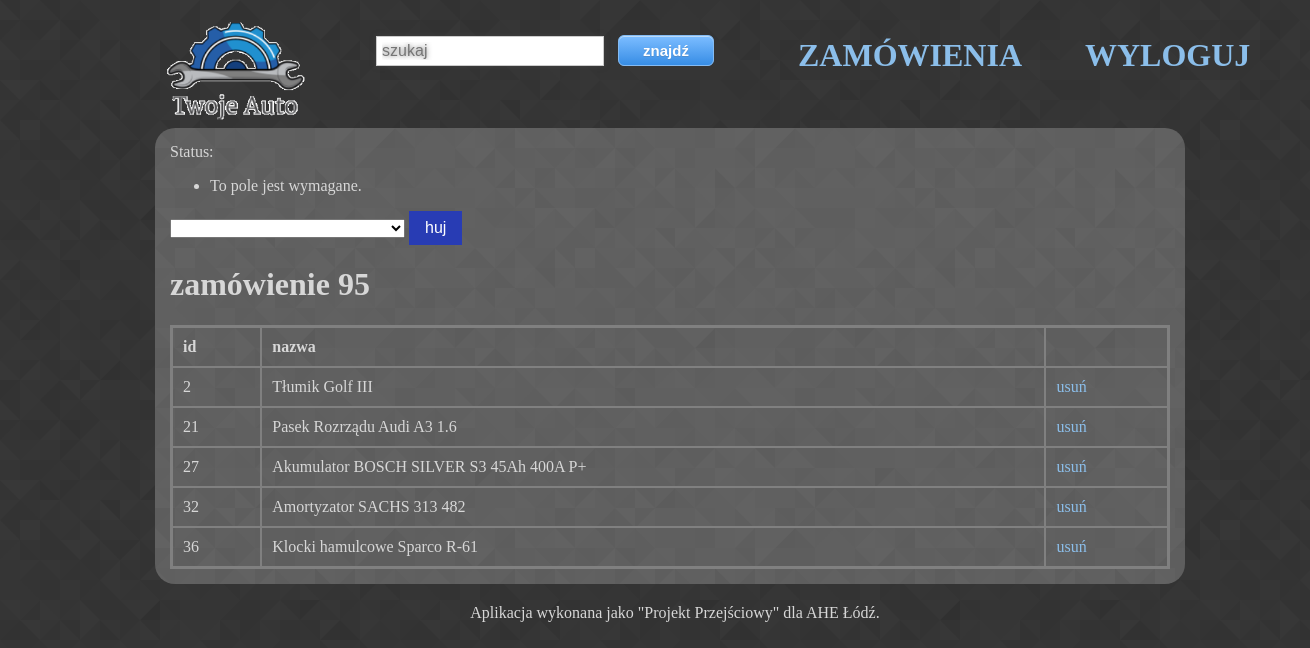
The app's page /cart/ (signed in) with its own data.
### koszyk/models.py (models this page shows)
class Cart(models.Model):
    products = models.ManyToManyField(Produkty, blank=True)
    total = models.DecimalField(max_digits=10, decimal_places=2, null=True, blank=True,default=0)
    Statusy = models.TextChoices('Statusy', 'NOWE ZAPISANE WYSŁANE GOTOWE BRAK_MOŻLIWOŚCI_REALIZACJI ZREALIZOWANE ARCHIWALNE')
    Statusy_m = models.TextChoices('Statusy_m','WYSŁANE GOTOWE BRAK_MOŻLIWOŚCI_REALIZACJI')
    status = models.CharField(default='NOWE', blank=0, choices=Statusy.choices, max_length=30)
    created_at = models.DateTimeField(auto_now_add=True)
    updated_at = models.DateTimeField(auto_now=True)
    class Meta:
        verbose_name = "Zamówienie"
        verbose_name_plural = "Zamówienia"

### produkty/models.py (models this page shows, shortened)
class Produkty(models.Model):
    n_cz    = 876543
    nazwa   = models.CharField(max_length=60)
    opis    = models.TextField(blank=True)
    cena    = models.DecimalField(max_digits=99999 ,decimal_places=2)
    producent = models.ForeignKey(Producent,on_delete=models.CASCADE,blank=True,null=True)
    kategoria = models.ForeignKey(Kategoria,on_delete=models.CASCADE,blank=True,null=True)
    obraz   = models.FileField(upload_to='', blank=True)
    created = models.DateTimeField(auto_now_add=True)
    updated = models.DateTimeField(auto_now=True)
    stan    = models.PositiveIntegerField(validators=[MinValueValidator(1)])
    numer   = models.IntegerField(default= 0 ,unique=False,blank=True, null=True)
    regał_wygory = models.TextChoices('regały', 'Regał_1 Regał_2 Regał_3 Regał_4')
    lokacja_x_wybory = models.TextChoices('lokacje', 'slot_1 slot_2 slot_3 slot_4 slot_5 slot_6 slot_7 slot_8')
    półka_wybory = models.TextChoices('półki', 'Półka_1 Półka_2 Półka_3 Półka_4')
    regał = models.CharField(default='Regał_1', blank=True, choices=regał_wygory.choices, max_length=30)
    półka = models.CharField(default='Półka_3', blank=False, choices=półka_wybory.choices, max_length=30)
    lokacja_x = models.CharField(default='slot_1', blank=True, choices=lokacja_x_wybory.choices, max_length=30)
    class Meta:
        verbose_name        = "Produkt"
        verbose_name_plural = "Produkty"

### koszyk/views.py (the view)
# urls.py: path('cart/', view, name='cart'),
def view(request):
    cart = Cart.objects.all()[0]  # koszyk1
    kats = Kategoria.objects.all()
    form_f = Status_f(request.POST)
    if form_f.is_valid():
        return redirect("magazyn")
    context = {"cart": cart, "kats": kats, "form_f": form_f}
    template = "cart/cart.html"
    return render(request, template, context)

### koszyk/forms.py
class Status_f(forms.Form):
    my_choices = [('filtrowanie',''),('all','all'),('NOWE', 'NOWE'),
                  ('ZAPISANE', 'ZAPISANE'),('WYSŁANE', 'WYSŁANE'),
                  ('GOTOWE', 'GOTOWE'),('BRAK_MOŻLIWOŚCI_REALIZACJI','BRAK_MOŻLIWOŚCI_REALIZACJI'),
                  ('ARCHIWALNE','ARCHIWALNE')]
    status = forms.ChoiceField(choices=my_choices, widget = forms.Select(attrs={'onchange': 'submit()'}))

### produkty/templates/cart/cart.html (shortened to what this page needs)
{% extends 'produkty/baza.html' %}
{% block contents %}
 <form  method="POST"> {% csrf_token %}
        {{ form_f.as_table }}
        <input type="submit" value="huj" />
    </form>
{% if cart %}
    <h1>zamówienie {{cart.id}} </h1>
    <table >
        <tr>
            <th style="width=20px">id</th>
            <th>nazwa</th>
        </tr>
    {% for item in cart.products.all %}
        <tr>
            <td>{{ item.id }}</td>
            <td>{{ item.nazwa }}</td>
            <td><a href="{% url 'remove_from_cart' item.id %}">usuń</a></td>
        </tr>
    {% endfor %}
    </table>
{% else %}
    BRAK ZAMÓWIEŃ
{% endif %}
{% endblock contents %}

### produkty/static/produkty/style.css (style rules this page uses)
body { background-color:rgb(180,210,250); background-image: url("prism.png"); color:rgb(215,215,215); font-family: "Trebuchet MS"; }
input[type=submit] { background-color:rgb(40,60,180); border: none; color: white; padding: 8px 16px; text-align: center; text-decoration: none; display: inline-block; font-size: 16px; margin: 0px 0px; cursor: pointer; float: auto; }
a { text-decoration:none; color:rgb(139, 190, 234); }
table { margin-left:auto; margin-right:auto; position : ; width : 100%; border: 3px solid gray; border-collapse: collapse; padding: 10px; text-align: left; }
th, td { border: 2px solid gray; padding: 10px; text-align: left; }
th { height: 40px; }

### records on screen
Cart: id "95"
Produkty: id "2", nazwa "Tłumik Golf III"
Produkty: id "21", nazwa "Pasek Rozrządu Audi A3 1.6"
Produkty: id "27", nazwa "Akumulator BOSCH SILVER S3 45Ah 400A P+"
Produkty: id "32", nazwa "Amortyzator SACHS 313 482"
Produkty: id "36", nazwa "Klocki hamulcowe Sparco R-61"
